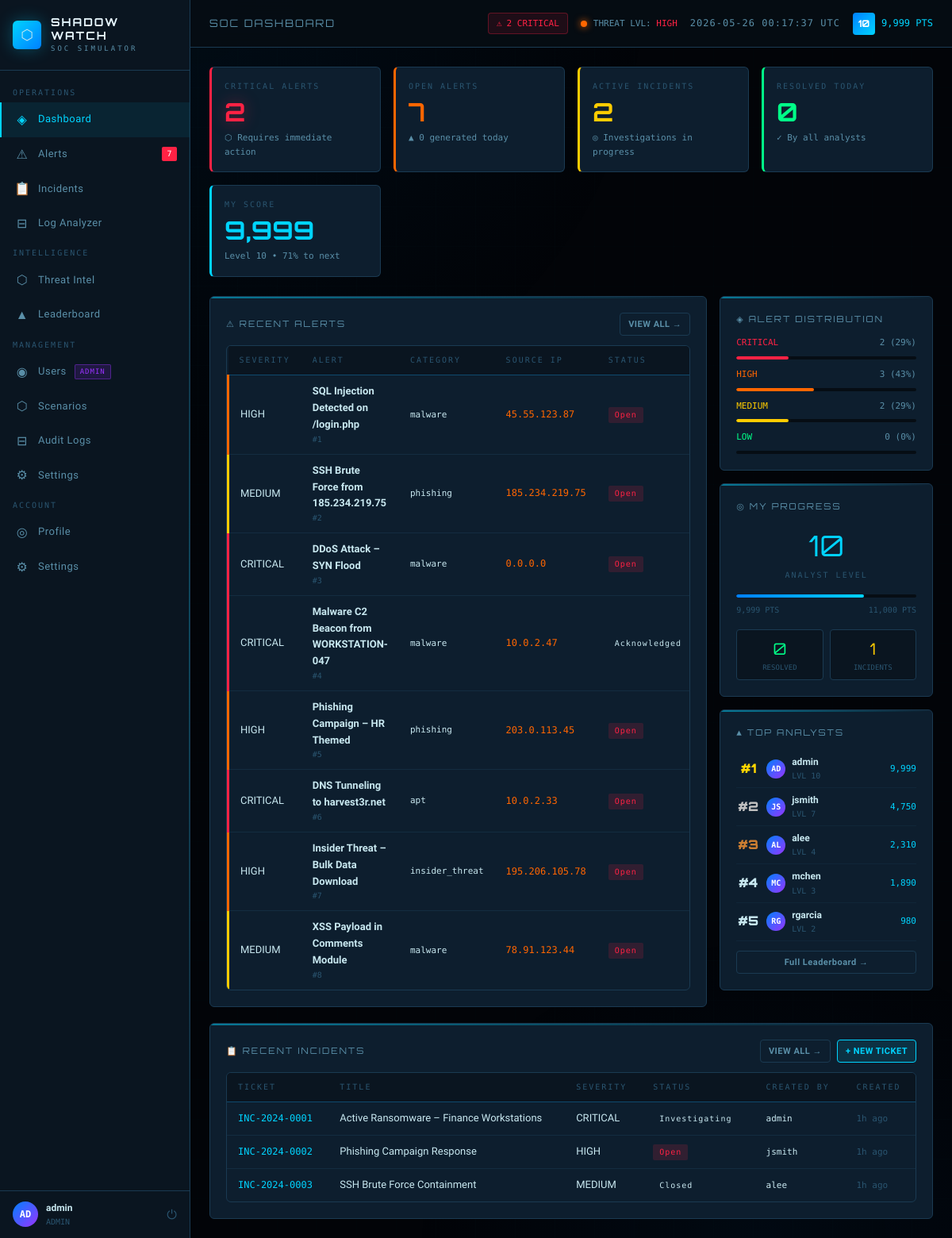
/dashboard.php (signed in), run on the app's committed database.
### tables this page shows
CREATE TABLE IF NOT EXISTS users (
    id INT AUTO_INCREMENT PRIMARY KEY,
    username VARCHAR(50) UNIQUE NOT NULL,
    email VARCHAR(100) UNIQUE NOT NULL,
    password_hash VARCHAR(255) NOT NULL,
    role ENUM('analyst','senior_analyst','admin') DEFAULT 'analyst',
    score INT DEFAULT 0,
    level INT DEFAULT 1,
    preferences JSON DEFAULT NULL,
    is_active TINYINT(1) DEFAULT 1,
    last_login DATETIME DEFAULT NULL,
    created_at DATETIME DEFAULT CURRENT_TIMESTAMP,
    updated_at DATETIME DEFAULT CURRENT_TIMESTAMP ON UPDATE CURRENT_TIMESTAMP
);

CREATE TABLE IF NOT EXISTS alerts (
    id INT AUTO_INCREMENT PRIMARY KEY,
    scenario_id INT DEFAULT NULL,
    incident_id INT DEFAULT NULL,
    title VARCHAR(255) NOT NULL,
    description TEXT,
    severity ENUM('info','low','medium','high','critical') NOT NULL DEFAULT 'medium',
    category VARCHAR(100),
    source_ip VARCHAR(45),
    dest_ip VARCHAR(45),
    source_port INT DEFAULT NULL,
    dest_port INT DEFAULT NULL,
    protocol VARCHAR(20),
    status ENUM('open','acknowledged','resolved','false_positive','escalated') DEFAULT 'open',
    assigned_to INT DEFAULT NULL,
    resolved_by INT DEFAULT NULL,
    resolution_notes TEXT,
    points_value INT DEFAULT 25,
    created_at DATETIME DEFAULT CURRENT_TIMESTAMP,
    acknowledged_at DATETIME DEFAULT NULL,
    resolved_at DATETIME DEFAULT NULL,
    FOREIGN KEY (scenario_id) REFERENCES scenarios(id) ON DELETE SET NULL,
    FOREIGN KEY (assigned_to) REFERENCES users(id) ON DELETE SET NULL,
    FOREIGN KEY (resolved_by) REFERENCES users(id) ON DELETE SET NULL
);

CREATE TABLE IF NOT EXISTS incidents (
    id INT AUTO_INCREMENT PRIMARY KEY,
    ticket_number VARCHAR(20) UNIQUE NOT NULL,
    title VARCHAR(255) NOT NULL,
    description TEXT,
    severity ENUM('info','low','medium','high','critical') NOT NULL DEFAULT 'medium',
    category VARCHAR(100),
    status ENUM('open','investigating','contained','eradicated','recovering','closed') DEFAULT 'open',
    notes TEXT,
    created_by INT NOT NULL,
    assigned_to INT DEFAULT NULL,
    alert_id INT DEFAULT NULL,
    created_at DATETIME DEFAULT CURRENT_TIMESTAMP,
    updated_at DATETIME DEFAULT CURRENT_TIMESTAMP ON UPDATE CURRENT_TIMESTAMP,
    closed_at DATETIME DEFAULT NULL,
    FOREIGN KEY (created_by) REFERENCES users(id) ON DELETE CASCADE,
    FOREIGN KEY (assigned_to) REFERENCES users(id) ON DELETE SET NULL,
    FOREIGN KEY (alert_id) REFERENCES alerts(id) ON DELETE SET NULL
);

### dashboard.php (the view, shortened to what the rows shown need)
<?php
require_once __DIR__ . '/includes/header.php';
$recentAlerts = db()->fetchAll("SELECT a.*, s.title as scenario_name FROM alerts a
    LEFT JOIN scenarios s ON a.scenario_id = s.id
    ORDER BY a.created_at DESC LIMIT 8");
$recentIncidents = db()->fetchAll("SELECT i.*, u.username as created_by_name FROM incidents i
    LEFT JOIN users u ON i.created_by = u.id
    ORDER BY i.created_at DESC LIMIT 5");
$topAnalysts = getLeaderboard(5);
$myStats = db()->fetchOne("SELECT u.*,
    (SELECT COUNT(*) FROM alerts WHERE resolved_by = u.id) as total_alerts_resolved,
    (SELECT COUNT(*) FROM incidents WHERE created_by = u.id) as total_incidents_created
    FROM users u WHERE u.id = ?", [$_SESSION['user_id']]);
$levelInfo = getLevelProgress($myStats['score']);
$alertDist = db()->fetchAll("SELECT severity, COUNT(*) as cnt FROM alerts WHERE status = 'open' GROUP BY severity");
$distMap = [];
foreach ($alertDist as $d) $distMap[$d['severity']] = $d['cnt'];
?>
<div class="stat-grid">
    <div class="stat-card" style="border-left:3px solid var(--accent-cyan)">
        <div class="stat-label">My Score</div>
        <div class="stat-value" style="color:var(--accent-cyan)"><?= number_format($myStats['score']) ?></div>
        <div class="stat-delta">Level <?= $myStats['level'] ?> • <?= $levelInfo['progress'] ?>% to next</div>
    </div>
</div>
<div class="grid-7-3" style="margin-bottom:20px;">
    <div class="card">
        <div class="table-wrapper">
            <table id="dash-alerts-table">
                <thead>
                    <tr>
                        <th>Severity</th>
                        <th>Alert</th>
                        <th>Category</th>
                        <th>Source IP</th>
                        <th>Status</th>
                    </tr>
                </thead>
                <tbody>
                    <?php foreach ($recentAlerts as $alert): ?>
                    <tr class="alert-row-<?= $alert['severity'] ?>" onclick="window.location='/shadowwatch/alerts.php?id=<?= $alert['id'] ?>'" style="cursor:pointer">
                        <td><?= severityBadge($alert['severity']) ?></td>
                        <td>
                            <div style="font-weight:600;font-size:13px"><?= htmlspecialchars(substr($alert['title'], 0, 50)) ?><?= strlen($alert['title']) > 50 ? '…' : '' ?></div>
                            <div style="font-family:var(--font-mono);font-size:10px;color:var(--text-dim)">#<?= $alert['id'] ?></div>
                        </td>
                        <td class="td-mono" style="font-size:11px"><?= htmlspecialchars($alert['category']) ?></td>
                        <td class="td-mono" style="color:var(--accent-orange)"><?= htmlspecialchars($alert['source_ip'] ?? '—') ?></td>
                        <td><?= statusBadge($alert['status']) ?></td>
                    </tr>
                    <?php endforeach; ?>
                </tbody>
            </table>
        </div>
    </div>
    <div style="display:flex;flex-direction:column;gap:16px;">
        <div class="card">
            <div style="display:flex;flex-direction:column;gap:10px;">
                <?php
                $severities = ['critical' => '#ff2244', 'high' => '#ff6600', 'medium' => '#ffcc00', 'low' => '#00ff88'];
                $totalOpen = array_sum($distMap) ?: 1;
                foreach ($severities as $sev => $col):
                    $cnt = $distMap[$sev] ?? 0;
                    $pct = round($cnt / $totalOpen * 100);
                ?>
                <div>
                    <div class="flex justify-between mb-8" style="font-family:var(--font-mono);font-size:11px;">
                        <span style="color:<?= $col ?>"><?= strtoupper($sev) ?></span>
                        <span style="color:var(--text-secondary)"><?= $cnt ?> (<?= $pct ?>%)</span>
                    </div>
                    <div class="progress-bar-wrap">
                        <div class="progress-bar" style="width:<?= $pct ?>%;background:<?= $col ?>;"></div>
                    </div>
                </div>
                <?php endforeach; ?>
            </div>
        </div>
        <div class="card">
            <div style="text-align:center;margin-bottom:16px;">
                <div style="font-family:var(--font-display);font-size:36px;color:var(--accent-cyan)"><?= $myStats['level'] ?></div>
                <div style="font-family:var(--font-mono);font-size:10px;color:var(--text-dim);letter-spacing:2px">ANALYST LEVEL</div>
            </div>
            <div class="flex justify-between" style="font-family:var(--font-mono);font-size:10px;color:var(--text-dim);">
                <span><?= number_format($myStats['score']) ?> PTS</span>
                <span><?= number_format($levelInfo['next']) ?> PTS</span>
            </div>
        </div>
        <div class="card">
            <?php foreach ($topAnalysts as $i => $analyst): ?>
            <div class="flex flex-center gap-8" style="padding:6px 0;border-bottom:1px solid rgba(26,58,82,0.3);">
                <div class="rank-num <?= 'rank-' . ($i + 1) ?>">#<?= $i + 1 ?></div>
                <div class="user-avatar-sm" style="width:24px;height:24px;font-size:10px"><?= strtoupper(substr($analyst['username'], 0, 2)) ?></div>
                <div style="flex:1">
                    <div style="font-size:12px;font-weight:600"><?= htmlspecialchars($analyst['username']) ?></div>
                    <div style="font-family:var(--font-mono);font-size:10px;color:var(--text-dim)">LVL <?= $analyst['level'] ?></div>
                </div>
                <div style="font-family:var(--font-mono);font-size:11px;color:var(--accent-cyan)"><?= number_format($analyst['score']) ?></div>
            </div>
            <?php endforeach; ?>
        </div>
    </div>
</div>
<div class="card">
    <div class="table-wrapper">
        <table>
            <thead>
                <tr>
                    <th>Ticket</th>
                    <th>Title</th>
                    <th>Severity</th>
                    <th>Status</th>
                    <th>Created By</th>
                    <th>Created</th>
                </tr>
            </thead>
            <tbody>
                <?php foreach ($recentIncidents as $inc): ?>
                <tr onclick="window.location='/shadowwatch/incidents.php?id=<?= $inc['id'] ?>'" style="cursor:pointer">
                    <td class="td-mono" style="color:var(--accent-cyan)"><?= htmlspecialchars($inc['ticket_number']) ?></td>
                    <td><?= htmlspecialchars($inc['title']) ?></td>
                    <td><?= severityBadge($inc['severity']) ?></td>
                    <td><?= statusBadge($inc['status']) ?></td>
                    <td class="td-mono" style="font-size:11px"><?= htmlspecialchars($inc['created_by_name']) ?></td>
                    <td class="td-mono" style="font-size:11px;color:var(--text-dim)"><?= timeAgo($inc['created_at']) ?></td>
                </tr>
                <?php endforeach; ?>
            </tbody>
        </table>
    </div>
</div>
<?php require_once __DIR__ . '/includes/footer.php'; ?>

### includes/header.php (shortened to what the rows shown need)
<?php
require_once __DIR__ . '/auth.php';
require_once __DIR__ . '/functions.php';
$currentUser = getCurrentUser();
$initials = strtoupper(substr($currentUser['username'], 0, 2));
?>
<!DOCTYPE html>
<html lang="en">
<head>
    <link rel="stylesheet" href="/shadowwatch/assets/css/app.css">
</head>
<body>
<div class="app-layout">
    <aside class="sidebar">
        <div class="sidebar-footer">
            <div class="user-mini">
                <div class="user-avatar-sm"><?= $initials ?></div>
                <div class="user-mini-info">
                    <div class="user-mini-name"><?= htmlspecialchars($currentUser['username']) ?></div>
                    <div class="user-mini-role"><?= strtoupper(str_replace('_', ' ', $currentUser['role'])) ?></div>
                </div>
                <a href="/shadowwatch/includes/logout.php" title="Logout" style="color:var(--text-dim);text-decoration:none;font-size:16px;margin-left:4px;" onclick="return confirm('Logout?')">⏻</a>
            </div>
        </div>
    </aside>
    <div class="main-content">
        <header class="topbar">
            <div class="topbar-right">
                <div class="flex-center gap-8">
                    <span class="level-badge" title="Level <?= $currentUser['level'] ?>"><?= $currentUser['level'] ?></span>
                    <span style="font-family:var(--font-mono);font-size:12px;color:var(--accent-cyan)"><?= number_format($currentUser['score']) ?> PTS</span>
                </div>
            </div>
        </header>
        <div class="page-content">

### includes/functions.php (shortened to what the rows shown need)
<?php
function sanitize($str) {
    return htmlspecialchars(trim((string)$str), ENT_QUOTES, 'UTF-8');
}
function timeAgo($datetime) {
    $now  = new DateTime();
    $ago  = new DateTime($datetime);
    $diff = $now->diff($ago);
    if ($diff->h > 0) return $diff->h . 'h ago';
    return 'just now';
}
function severityBadge($severity) {
    return '<span class="severity-badge severity-' . sanitize($severity) . '">' . strtoupper(sanitize($severity)) . '</span>';
}
function statusBadge($status) {
    return '<span class="status-badge status-' . sanitize($status) . '">' . ucfirst(sanitize(str_replace('_', ' ', $status))) . '</span>';
}
function getLevelProgress($score) {
    $thresholds = [0, 500, 1200, 2500, 4500, 7500, 11000, 16000, 22000, 30000];
    $labels     = ['Trainee', 'Rookie', 'Analyst I', 'Analyst II', 'Senior Analyst', 'Threat Hunter', 'SOC Lead', 'Red Teamer', 'Cyber Specialist', 'Elite Operator'];
    $level      = 1;
    $currentThreshold = 0;
    $nextThreshold    = 500;
    foreach ($thresholds as $i => $t) {
        if ($score >= $t) {
            $level            = $i + 1;
            $currentThreshold = $t;
            $nextThreshold    = $thresholds[$i + 1] ?? ($t + 10000);
        }
    }
    $range   = max(1, $nextThreshold - $currentThreshold);
    $current = $score - $currentThreshold;
    $percent = min(100, round(($current / $range) * 100));
    return [
        'level'          => $level,
        'label'          => $labels[$level - 1] ?? 'Elite Operator',
        'percent'        => $percent,
        'progress'       => $percent,
        'current_xp'     => $score,
        'current'        => $currentThreshold,
        'next_threshold' => $nextThreshold,
        'next'           => $nextThreshold,
    ];
}
function getLeaderboard($limit = 10) {
    return db()->fetchAll(
        "SELECT id, username, score, level, role FROM users WHERE is_active = 1 ORDER BY score DESC LIMIT ?",
        [$limit]
    );
}

### data on the page
users: username "AD", username "admin", role "ADMIN", level "10", score "9,999", score "71", score "11,000"
alerts: severity "HIGH", title "SQL Injection Detected on /login.php", id "1", category "malware", source_ip "45.55.123.87", status "Open"
alerts: severity "MEDIUM", title "SSH Brute Force from 185.234.219.75", id "2", category "phishing", source_ip "185.234.219.75", status "Open"
alerts: severity "CRITICAL", title "DDoS Attack – SYN Flood", id "3", category "malware", source_ip "0.0.0.0", status "Open"
alerts: severity "CRITICAL", title "Malware C2 Beacon from WORKSTATION-047", id "4", category "malware", source_ip "10.0.2.47", status "Acknowledged"
alerts: severity "HIGH", title "Phishing Campaign – HR Themed", id "5", category "phishing", source_ip "203.0.113.45", status "Open"
alerts: severity "CRITICAL", title "DNS Tunneling to harvest3r.net", id "6", category "apt", source_ip "10.0.2.33", status "Open"
alerts: severity "HIGH", title "Insider Threat – Bulk Data Download", id "7", category "insider_threat", source_ip "195.206.105.78", status "Open"
alerts: severity "MEDIUM", title "XSS Payload in Comments Module", id "8", category "malware", source_ip "78.91.123.44", status "Open"
incidents: sev "HIGH", assigned_to "3", assigned_to "43", ticket_number "INC-2024-0002", title "Phishing Campaign Response", severity "HIGH", status "Open", created_by.username "jsmith", created_at "1h ago"
users: username "JS", username "jsmith", level "7", score "4,750"
users: username "AL", username "alee", level "4", score "2,310"
users: username "MC", username "mchen", level "3", score "1,890"
users: username "RG", username "rgarcia", level "2", score "980"
incidents: ticket_number "INC-2024-0001", title "Active Ransomware – Finance Workstations", severity "CRITICAL", status "Investigating", created_by.username "admin", created_at "1h ago"
incidents: ticket_number "INC-2024-0003", title "SSH Brute Force Containment", severity "MEDIUM", status "Closed", created_by.username "alee", created_at "1h ago"

### other printed values
$openAlerts "7"
$pageTitle "SOC DASHBOARD"
$criticalAlerts "2"
$stats['critical_alerts'] "2"
$stats['open_alerts'] "7"
$stats['alerts_today'] "0"
$stats['open_incidents'] "2"
$stats['resolved_today'] "0"
$sev "CRITICAL"
$cnt "2"
$pct "29"
$sev "MEDIUM"
$sev "LOW"
$cnt "0"
$pct "0"
